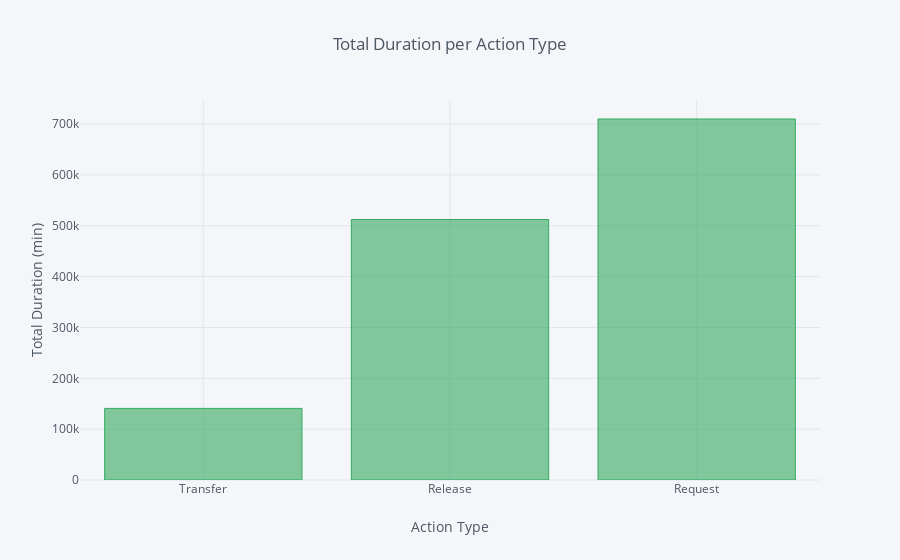

Source (notebook cell):
### Code cell
results.iplot(kind = 'bar', x = 'Action Type', 
              y = 'Total Duration (min)', 
              title = 'Total Duration per Action Type', 
             xTitle = 'Action Type', 
             yTitle = 'Total Duration (min)', color = 'rgba(50, 171, 96, 1.0)')

### Figure 1 — Plotly figure (JSON) as saved in the notebook; plotly's stock layout.template omitted (floating-point values rounded to 4 significant figures)
{"data": [{"marker": {"color": "rgba(50, 171, 96, 0.6)", "line": {"color": "rgba(50, 171, 96, 1.0)", "width": 1}}, "name": "Total Duration (min)", "orientation": "v", "text": "", "type": "bar", "uid": "9fc2b70d-5c9e-4c14-8686-1c82bc776a4f", "x": ["Transfer", "Release", "Request"], "y": [140800.0, 512300.0, 710000.0]}], "layout": {"legend": {"bgcolor": "#F5F6F9", "font": {"color": "#4D5663"}}, "paper_bgcolor": "#F5F6F9", "plot_bgcolor": "#F5F6F9", "title": {"font": {"color": "#4D5663"}, "text": "Total Duration per Action Type"}, "xaxis": {"gridcolor": "#E1E5ED", "showgrid": true, "tickfont": {"color": "#4D5663"}, "title": {"font": {"color": "#4D5663"}, "text": "Action Type"}, "zerolinecolor": "#E1E5ED"}, "yaxis": {"gridcolor": "#E1E5ED", "showgrid": true, "tickfont": {"color": "#4D5663"}, "title": {"font": {"color": "#4D5663"}, "text": "Total Duration (min)"}, "zerolinecolor": "#E1E5ED"}}}
